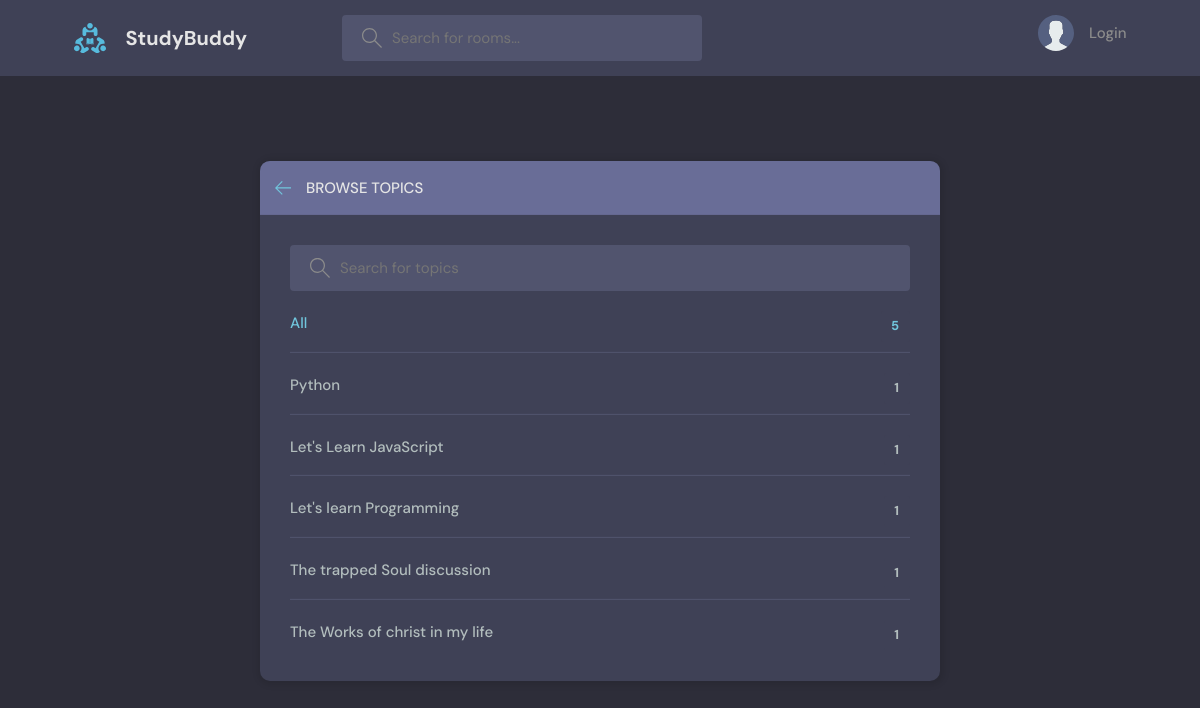
Page /topics/ on the committed database.
### base/models.py (models this page shows, shortened)
class Topic(models.Model):
    name = models.CharField(max_length=200)

### base/views.py (the view)
# urls.py: path('topics/', views.topicsPage, name="topics"),
def topicsPage(request):
    q = request.GET.get('q') if request.GET.get('q') != None else ''
    topics = Topic.objects.filter(name__icontains=q)
    return render(request, 'base/topics.html', {'topics': topics})

### base/templates/base/topics.html (shortened to what this page needs)
{% extends 'base/main.html' %}
{% block content %}
    <main class="create-room layout">
      <div class="container">
        <div class="layout__box">
          <div class="layout__boxHeader">
            <div class="layout__boxTitle">
              <a href="{% url 'home' %}">
                <svg version="1.1" xmlns="http://www.w3.org/2000/svg" width="32" height="32" viewBox="0 0 32 32">
                  <title>arrow-left</title>
                  <path
                    d="M13.723 2.286l-13.723 13.714 13.719 13.714 1.616-1.611-10.96-10.96h27.625v-2.286h-27.625l10.965-10.965-1.616-1.607z"
                  ></path>
                </svg>
              </a>
              <h3>Browse Topics</h3>
            </div>
          </div>
          <div class="topics-page layout__body">
            <form action="" method="GET" class="header__search">
              <label>
                <input name="q" placeholder="Search for topics" />
              </label>
            </form>
            <ul class="topics__list">
              <li>
                <a href="{% url 'topics' %}" class="active">All <span>{{topics.count}}</span></a>
              </li>
              {% for topic in topics %}
              <li>
                <a href="{% url 'home' %}?q={{topic.name}}">{{ topic.name }} <span>{{topic.room_set.all.count}}</span></a>
              </li>
              {% endfor %}
            </ul>
          </div>
        </div>
      </div>
    </main>
{% endblock %}

### base/templates/base/main.html (shortened to what this page needs)
{% load static %}
<html lang="en">
  <head>
    <link rel="stylesheet" href="{% static 'styles/style.css' %}" />
  </head>
  <body>
    {% include 'base/navbar.html' %}
    {% block content %}
    {% endblock %}
  </body>
</html>

### base/templates/base/navbar.html (shortened to what this page needs)
{% load static %}
<header class="header header--loggedIn">
      <div class="container">
        <a href="{% url 'home' %}" class="header__logo">
          <img src="{% static 'images/logo.svg' %}" />
          <h1>StudyBuddy</h1>
        </a>
        <form class="header__search" method="get" action="{% url 'home' %}">
          <label>
            <input name="q" placeholder="Search for rooms..." />
          </label>
        </form>
        <nav class="header__menu">
          {% if request.user.is_authenticated %}
          <div class="header__user">
            <a href="{% url 'update-user' %}">
              <div class="avatar avatar--medium active">
                <img src="{{request.user.avatar.url}}" />
              </div>
              <p>{{request.user}} <span>@{{request.user.username}}</span></p>
            </a>
            <button class="dropdown-button">
              <svg version="1.1" xmlns="http://www.w3.org/2000/svg" width="32" height="32" viewBox="0 0 32 32">
                <title>chevron-down</title>
                <path d="M16 21l-13-13h-3l16 16 16-16h-3l-13 13z"></path>
              </svg>
            </button>
          </div>
            {% else %}
           <a href="{% url 'login' %}">
            <img src="{% static 'images/avatar.svg' %}" />
            <p>Login</p>
          </a>
            {% endif %}
        </nav>
      </div>
    </header>

### static/styles/style.css (style rules this page uses)
:root { --color-main: #71c6dd; --color-main-light: #e1f6fb; --color-dark: #3f4156; --color-dark-medium: #51546e; --color-dark-light: #696d97; --color-light: #e5e5e5; --color-gray: #8b8b8b; --color-light-gray: #b2bdbd; --color-bg: #2d2d39; --color-success: #5dd693; --color-error: #fc4b0b; }
* { font-family: "DM Sans", -apple-system, BlinkMacSystemFont, "Segoe UI", Roboto, Oxygen, Ubuntu, Cantarell, "Open Sans", "Helvetica Neue", sans-serif; margin: 0; padding: 0; box-sizing: border-box; text-rendering: optimizeLegibility; font-size: inherit; }
html { font-size: 56.25%; }
@media only screen and (min-width: 1200px) { html { font-size: 62.5%; } }
body { line-height: 1.6; font-weight: 400; font-size: 1.5rem; color: var(--color-light-gray); background-color: var(--color-bg); min-height: 100vh; }
img { width: 100%; }
a { display: inline-block; color: var(--color-main); text-decoration: none; }
.container { max-width: 120rem; width: 90%; margin: auto; }
.header { padding: 1.5rem; background-color: var(--color-dark); }
.header > .container { display: flex; gap: 9.5rem; }
.header__logo, .header__user { display: flex; gap: 2rem; align-items: center; }
.header__logo > img { height: 3.2rem; width: 3.2rem; }
.header__logo > h1 { font-weight: 700; font-size: 2rem; color: var(--color-light); }
.header__search > label { background-color: var(--color-dark-medium); padding: 1.3rem 1rem; display: flex; align-items: center; gap: 1rem; border-radius: 4px; }
.header__search svg { fill: var(--color-gray); width: 2rem; height: 2rem; margin-left: 1rem; }
.header__search input { width: 30rem; background: transparent; border: none; outline: none; color: var(--color-light); }
.header__menu { margin-left: auto; position: relative; }
.header__menu a { display: flex; gap: 1.5rem; align-items: center; font-weight: 500; text-decoration: none; color: var(--color-gray); }
.header__menu img { height: 3.6rem; }
.header__menu p { line-height: 1.2; }
.layout { margin-top: 2.4rem; }
.layout > .container { display: flex; justify-content: space-between; align-items: flex-start; }
.layout__box { width: 90%; max-width: 48rem; min-height: 40rem; position: absolute; top: 50%; left: 50%; transform: translate(-50%, -46%); background-color: var(--color-dark); border-radius: 1rem; box-shadow: 1px 1px 6px 3px rgba(0, 0, 0, 0.1); overflow: hidden; }
.layout__boxHeader { display: flex; padding: 1.5rem; background-color: var(--color-dark-light); }
.layout__boxTitle { display: flex; gap: 1.5rem; align-items: center; }
.layout__boxTitle h3 { text-transform: uppercase; font-weight: 500; color: var(--color-light); }
.layout__boxTitle svg { width: 1.6rem; height: 1.6rem; fill: var(--color-main); }
.layout__body { margin: 3rem; }
.topics__list { list-style: none; }
.topics__list li a { display: flex; justify-content: space-between; margin-bottom: 3rem; font-weight: 500; color: var(--color-light-gray); transition: all 0.3s ease-in-out; }
.topics__list li a.active, .topics__list li a:hover { color: var(--color-main); }
.topics__list li a span { padding: 0.5rem 1rem; background-color: var(--color-dark); border-radius: 3px; font-size: 1.3rem; font-weight: 700; letter-spacing: 1px; }
.topics-page .topics__list li:not(:last-child) a { margin: 2rem 0; padding-bottom: 1rem; text-decoration: none; border-bottom: 1px solid var(--color-dark-medium); }
.topics-page .header__search { display: block; }
.create-room.layout .layout__box { max-width: 68rem; }

### rows in the picture
Topic: name "Python", room_set.all.count "1"
Topic: name "Let's Learn JavaScript", room_set.all.count "1"
Topic: name "Let's learn Programming", room_set.all.count "1"
Topic: name "The trapped Soul discussion", room_set.all.count "1"
Topic: name "The Works of christ in my life", room_set.all.count "1"

### other values in the picture
{{ topics.count }} "5"
